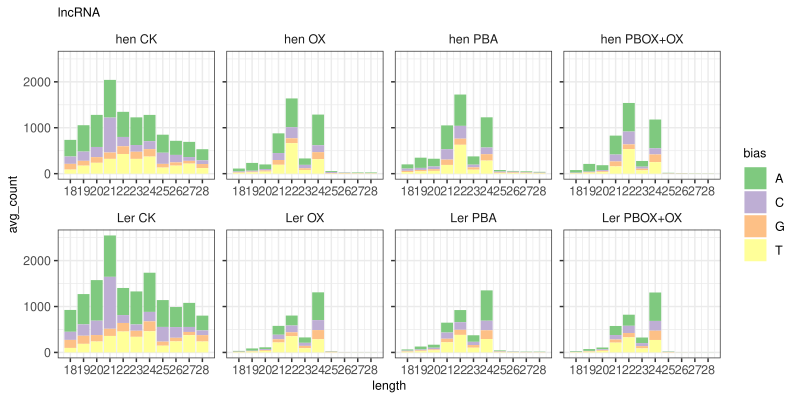

Here is the R script that generated this plot:
library(tidyverse)
library(ggh4x)
library(lemon)
library(patchwork)


meta <- read.table("/bios-store1/chenyc/Project/TRM-sRNA-seq/QC/2_srna_analysis/02.Mapping_18_28/mapping_results_ShortStack.txt", sep = '\t', header = TRUE)

df1 <- data.frame()
files1 <- list.files(path = "doc/",pattern = "*20200818N_lncRNA_seq_len_5bias.csv")
for (file in files1) {
  sample <- gsub("_lncRNA_seq_len_5bias.csv", "", file)
  tmp <- read.csv(paste0("doc/", file))
  tmp$RPM <- tmp$count/meta[meta$Sample == sample, 3]*1000000
  tmp <- tmp[,-3]
  df1 <- rbind(df1, tmp)
}

df2 <- data.frame()
files2 <- list.files(path = "doc/",pattern = "*20201010N_lncRNA_seq_len_5bias.csv")
for (file in files2) {
  sample <- gsub("_lncRNA_seq_len_5bias.csv", "", file)
  tmp <- read.csv(paste0("doc/", file))
  tmp$RPM <- tmp$count/meta[meta$Sample == sample, 3]*1000000
  tmp <- tmp[,-3]
  df2 <- rbind(df2, tmp)
}

df3 <- rbind(df1,df2)

df3 <- df3 %>% mutate(
  rep = case_when(
    grepl("20200818N", library) ~ "rep1",
    grepl("20201010N", library) ~ "rep2",
    TRUE ~ "others"
  ),
  method = case_when(
    grepl("LCK_|LerCK_", library) ~ "Ler CK",
    grepl("LOX_|LerOX_", library) ~ "Ler OX",
    grepl("LAP_|LerAP_", library) ~ "Ler PBA",
    grepl("LOXAP_|LerOXAP_", library) ~ "Ler PBOX+OX",
    
    grepl("hCK_|henCK_", library) ~ "hen CK",
    grepl("hOX_|henOX_", library) ~ "hen OX",
    grepl("hAP_|henAP_", library) ~ "hen PBA",
    grepl("hOXAP_|henOXAP_", library) ~ "hen PBOX+OX",
    TRUE ~ "others"
  )
)

df4 <- df3 %>% 
  group_by(length, bias, method) %>%
  summarize(avg_count = mean(RPM, na.rm = TRUE), .groups = "drop")


lnc <- ggplot(df4) +
  aes(x = length, y = avg_count, fill = bias) +
  geom_col() +
  scale_fill_brewer(palette = "Accent", direction = 1) +
  scale_x_continuous(expand = c(0,0.5),breaks = seq(18,30,1))+
  theme_bw() +
  theme(axis.title = element_text(size = 9),
        axis.text = element_text(size = 9),
        axis.text.x = element_text(size = 9),
        axis.text.y = element_text(size = 9),
        plot.title = element_text(size = 9),
        legend.text = element_text(size = 9),
        legend.title = element_text(size = 9),
        strip.background = element_blank(),
        strip.text = element_text(size = 9))+
  labs(title = "lncRNA")+
  facet_rep_wrap(~ method, scales='free_x',nrow = 2)


ggsave("S1L.pdf",lnc,width = 8, height = 4)
